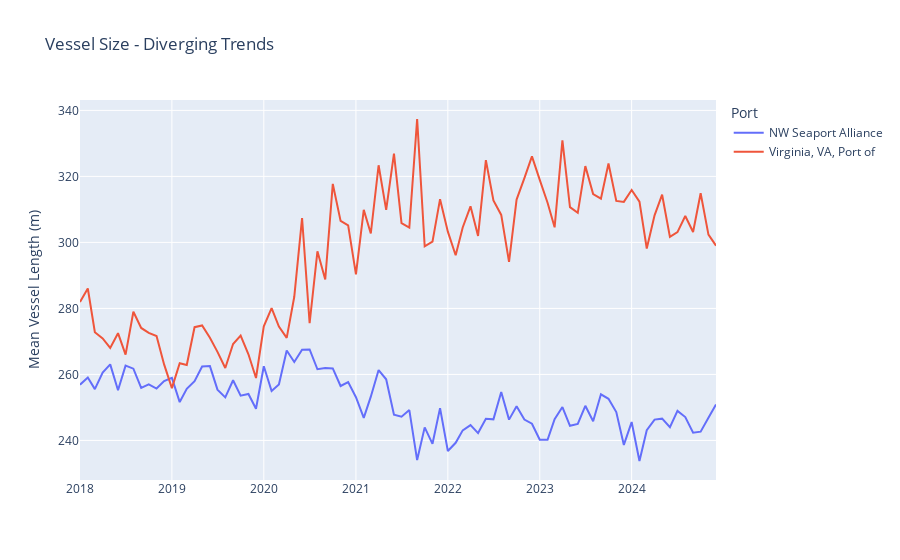

Source (notebook cell):
### Code cell
plot_line(
        df=calls_df.filter(pl.col('port_group').is_in(['NW Seaport Alliance', 'Virginia, VA, Port of'])),
        cat_group='port_group', time_col='month',
        y_col='vessel_size', y_col_alias='Mean Vessel Length (m)',
        title='Vessel Size - Diverging Trends', width=None, height=None,
        labels={'port_group':'Port', 'month':''},
        cat_limit=10, cat_limit_col='vessel_size',
    )
